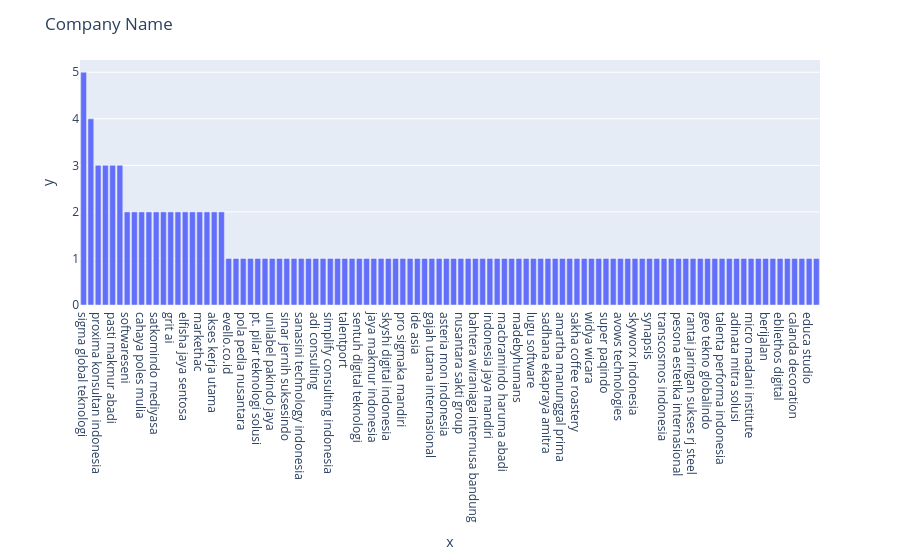

The notebook cell this image was saved under:
### Code cell
distribution_chart.distribution_chart(
    data=company_name,
    chart_type="bar",
    title_text="Company Name",
    orientation="v",
    reverse=True,
)

### Figure 1 — Plotly figure (JSON) as saved in the notebook; plotly's stock layout.template omitted (floating-point values rounded to 4 significant figures)
{"data": [{"hovertemplate": "x=%{x}<br>y=%{y}<extra></extra>", "legendgroup": "", "marker": {"color": "#636efa", "pattern": {"shape": ""}}, "name": "", "orientation": "v", "showlegend": false, "textposition": "auto", "type": "bar", "x": ["sigma global teknologi", "ismoyo sinar gemilang", "proxima konsultan indonesia", "sinergi ayu semesta", "pasti makmur abadi", "tricada intronik", "softwareseni", "pt trans hamana teknologi", "cahaya poles mulia", "analis teknologi consula", "satkomindo mediyasa", "sahabat gadai", "grit ai", "armas surya cemerlang", "elfisha jaya sentosa", "storyg jaya indonesia", "markethac", "surya narayana indonesi", "akses kerja utama", "entrepreneur trust digital", "evello.co.id", "geekgarden", "pola pedia nusantara", "pt. global solusindo kompudata", "pt. pilar teknologi solusi", "ai dece", "unilabel pakindo jaya", "alphalitical", "sinar jernih suksesindo", "berlian sistem informasi", "sanasini technology indonesia", "all data international", "adi consulting", "talent placement consulting indonesia", "simplify consulting indonesia", "talent tech", "talentport", "komodo capital partners", "sentuh digital teknologi", "scola", "jaya makmur indonesia", "kodegiri", "skyshi digital indonesia", "msbu", "pro sigmaka mandiri", "berpikir revolusioner indonesia", "ide asia", "provaliant", "gajah utama internasional", "aires technology indonesia", "asteria mon indonesia", "insura media solusi", "nusantara sakti group", "baliola adi maha duta", "bahtera wiraniaga internusa bandung", "bhumi cipta suwarna", "indonesia jaya mandiri", "badr interactive", "macbramindo haruma abadi", "mission flow studio bali", "madebyhumans", "millenio amerta data", "lugu software", "sigma digital nusantara", "sadhana ekapraya amitra", "alto network", "amartha manunggal prima", "mega giga solusindo", "sakha coffee roastery", "devcode", "widya wicara", "omieku food", "super paqindo", "global yimi cargo", "avows technologies", "digital sejahtera nusantara", "skyworx indonesia", "digital dibimbing indonesia", "synapsis", "visidata anugerah mitra", "transcosmos indonesia", "habbie bangun aromatik", "pesona estetika internasional", "pintar pemenang asia", "rantai jaringan sukses rj steel", "derma sembilan indonesia", "geo tekno globalindo", "klinik mydents dental care", "talenta performa indonesia", "odd otties", "adinata mitra solusi", "mahawira", "micro madani institute", "abankirenk creative", "berijalan", "mitra cakra digital", "ebliethos digital", "flokq", "calanda decoration", "quad sinergi teknologi", "educa studio", "erudifi"], "xaxis": "x", "y": [5, 4, 3, 3, 3, 3, 2, 2, 2, 2, 2, 2, 2, 2, 2, 2, 2, 2, 2, 2, 1, 1, 1, 1, 1, 1, 1, 1, 1, 1, 1, 1, 1, 1, 1, 1, 1, 1, 1, 1, 1, 1, 1, 1, 1, 1, 1, 1, 1, 1, 1, 1, 1, 1, 1, 1, 1, 1, 1, 1, 1, 1, 1, 1, 1, 1, 1, 1, 1, 1, 1, 1, 1, 1, 1, 1, 1, 1, 1, 1, 1, 1, 1, 1, 1, 1, 1, 1, 1, 1, 1, 1, 1, 1, 1, 1, 1, 1, 1, 1, 1, 1], "yaxis": "y"}], "layout": {"barmode": "relative", "legend": {"tracegroupgap": 0}, "margin": {"t": 60}, "title": {"text": "Company Name"}, "xaxis": {"anchor": "y", "domain": [0, 1], "title": {"text": "x"}}, "yaxis": {"anchor": "x", "domain": [0, 1], "title": {"text": "y"}}}}
